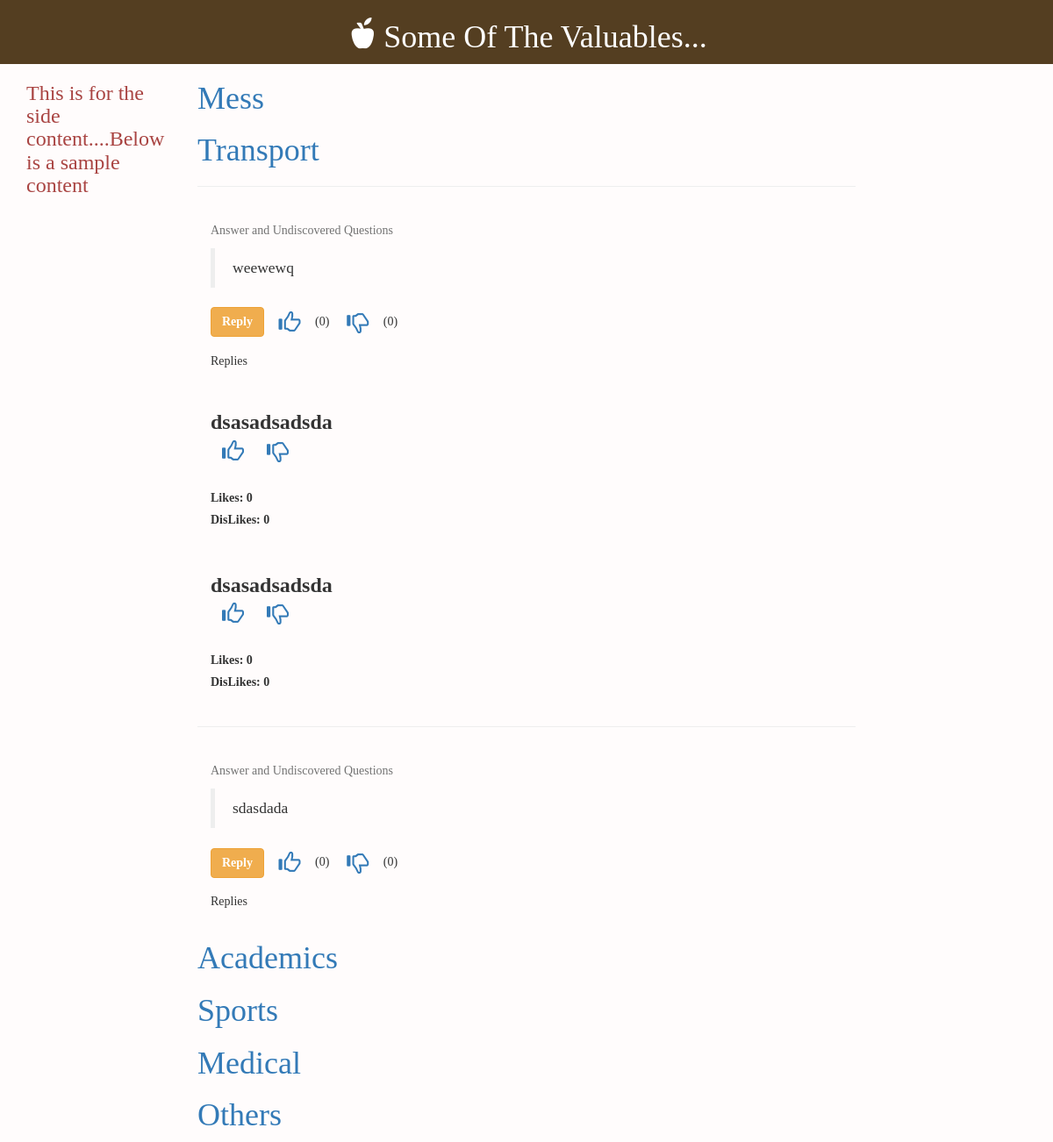
Before: /questions.php with the older database file.
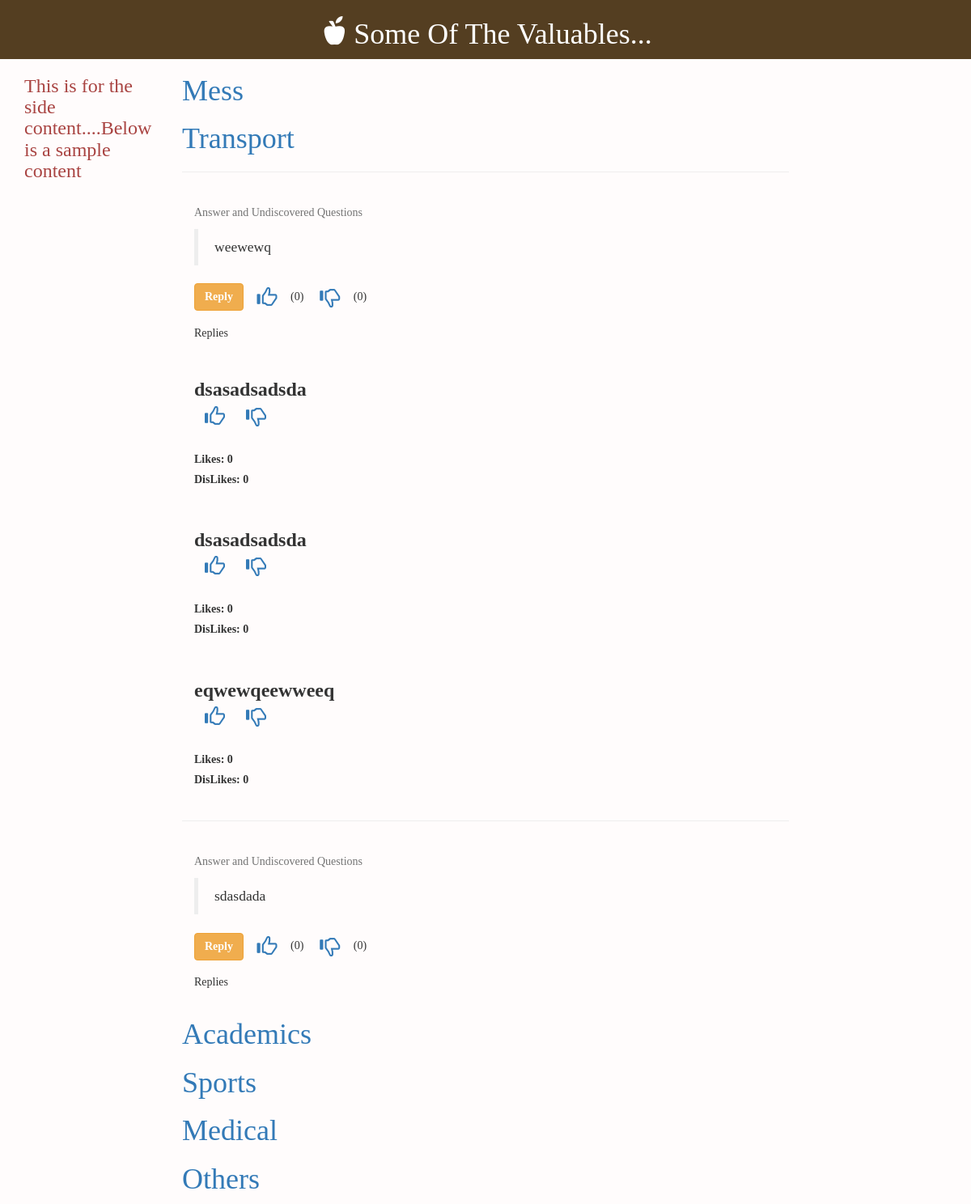
After: the same page with the newer database file.
### tables this page shows
CREATE TABLE `question` (
  `question_id` int(11) NOT NULL AUTO_INCREMENT,
  `user_id` int(11) NOT NULL,
  `question` text NOT NULL,
  `upvotes` int(11) NOT NULL,
  `downvotes` int(11) NOT NULL,
  `score` double NOT NULL,
  `reg_time` timestamp NOT NULL DEFAULT CURRENT_TIMESTAMP,
  `question_heading` text,
  `tags` varchar(128) NOT NULL,
  PRIMARY KEY (`question_id`)
);

CREATE TABLE `replies` (
  `reply_id` int(11) NOT NULL AUTO_INCREMENT,
  `quest_id` int(11) NOT NULL,
  `user_id` int(11) NOT NULL,
  `reply` text NOT NULL,
  `upvotes` int(11) DEFAULT NULL,
  `downvotes` int(11) DEFAULT NULL,
  `score` double DEFAULT NULL,
  `reg_time` timestamp NOT NULL DEFAULT CURRENT_TIMESTAMP,
  PRIMARY KEY (`reply_id`)
);

### function.php (called while the page is built, shortened)
<?php
function get_reply($reply_id)
{
  include 'connectuser.php';
    $query="SELECT * FROM replies WHERE reply_id='$reply_id'";
    $result=mysqli_query($conn,$query);
    $row=mysqli_fetch_array($result);
    $reply=$row[3];
    return $reply;
}
?>

### questions.php (the view, shortened to what this page needs)
<?php
include 'notification.php';
$tags=array("Mess","Transport","Academics","Sports","Medical","Others");
?>
<html>
	<head>
		<link href="css/bootstrap.min.css" rel="stylesheet">
	    <link rel="stylesheet" href="https://cdnjs.cloudflare.com/ajax/libs/bootstrap-select/1.7.5/css/bootstrap-select.min.css">
	    <link href="question_display.css" rel="stylesheet">
	</head>
	<body>
		<div id="jumbotron">
			<div class="container">
				</span><h1 id="header_heading"><span class="glyphicon glyphicon-apple" id="logo"></span>Some Of The Valuables...</h1></span>
			</div>
		</div>
		<div class="container">
			<div class="row">
				<div class="col-md-2">
					<h3 class="text-danger"> This is for the side content....Below is a sample content </h3>
				</div>
				<div class="col-md-8" bgcolor="#eee">
				    <?php
				   for($i=1;$i<=6;$i++)
				    {
				    	$counter=$tags[$i-1];
				    	$query="SELECT * FROM question
                         WHERE tags='$counter'
						 ORDER BY score DESC
						 LIMIT 0,4
						 ";
				         $result=mysqli_query($conn,$query);
				          ?>
				    	<h1><?php echo "<a href='question_option.php?tag_id=".
						    $i."'>".$tags[$i-1]."</a>";?></h1>
						    <?php
				    while($row=mysqli_fetch_array($result))
					{
						?>
						         <hr id="hr_top">
					   			<div id="card">
						   			<p class="help-block" id="heading_helpblock">Answer and Undiscovered Questions</p>
									<p>
						   			<blockquote><?php echo $row[2];?></blockquote>
									</p>
									<?php
										$question_id = $row['question_id'];
										$like_query = "SELECT COUNT(*) AS cntLikes FROM like_unlike WHERE type=1 and question_id=".$question_id;
					                    $like_result = mysqli_query($conn,$like_query);
					                    $like_row = mysqli_fetch_array($like_result);
					                    $total_likes = $like_row['cntLikes'];
					                    $unlike_query = "SELECT COUNT(*) AS cntUnlikes FROM like_unlike WHERE type=0 and question_id=".$question_id;
					                    $unlike_result = mysqli_query($conn,$unlike_query);
					                    $unlike_row = mysqli_fetch_array($unlike_result);
					                    $total_dislikes = $unlike_row['cntUnlikes'];
										$my_id=$_SESSION['user_id'];
									?>
							       	<form method="post" >
										<div class="form-group">
								       		<button type="button" class="btn btn-warning" data-toggle="modal" data-target="#modal-<?php echo $question_id; ?>" name="reply"><strong>Reply</strong></button>
								       		<button type="button" class="btn btn-link like" id="like-<?php echo $question_id."-".$my_id;?>"><span class="glyphicon glyphicon-thumbs-up" id="logo1"></span></button>&nbsp;(<span id="showL<?php echo $question_id;?>"><?php echo $total_likes; ?></span>)&nbsp;
								       		<button type="button" class="btn btn-link dislike" id="dislike-<?php echo $question_id."-".$my_id ;?>"><span class="glyphicon glyphicon-thumbs-down" id="logo1"></span></button>&nbsp;(<span id="showD<?php echo $question_id;?>"><?php echo $total_dislikes;?></span>)&nbsp;
							   			</div>
							       	</form>
							       	<?php
							       	$quest_id=$row[0];
							       	$query2="SELECT * FROM replies WHERE quest_id='$quest_id'
							       	ORDER BY score DESC LIMIT 0,4";
							       	$result2=mysqli_query($conn,$query2);
							       	echo "Replies";
							       	while($row2=mysqli_fetch_array($result2))
							       	{
                                         $user_id=$row2[2];
                                         $username=get_user2($user_id);
                                         $get_user_id2 = $row2['user_id'];
										$like_query = "SELECT COUNT(*) AS cntLikes FROM like_unlike_reply WHERE type=1 and reply_id=".$row2[0];
					                    $like_result = mysqli_query($conn,$like_query);
					                    $like_row = mysqli_fetch_array($like_result);
					                    $total_likes1 = $like_row['cntLikes'];
					                    $unlike_query = "SELECT COUNT(*) AS cntUnlikes FROM like_unlike_reply WHERE type=0 and reply_id=".$row2[0];
					                    $unlike_result = mysqli_query($conn,$unlike_query);
					                    $unlike_row = mysqli_fetch_array($unlike_result);
					                    $total_dislikes1 = $unlike_row['cntUnlikes'];
                                         ?>
                                        	<h3><strong>
								         	<?php
							             		echo '<a href="user_profile.php?userId='.$get_user_id2.'">'.$username.'</a><br />';
							             	$reply_print=get_reply($row2[0]);
							             	echo $reply_print;
								   	        ?></strong>
								   	        <form method="post">
								   	        <button type="button" class="btn btn-link reply_like" id="replyLike-<?php echo $row2[0]."-".$my_id;?>"><span class="glyphicon glyphicon-thumbs-up" id="logo1"></span></buttonuser_id=$row2[2];
								       		<button type="button" class="btn btn-link reply_dislike" id="replyDislike-<?php echo $row2['reply_id']."-".$_SESSION['user_id'];?>"><span class="glyphicon glyphicon-thumbs-down" id="logo1"></span></button><br/>
								       		</h3>
								       		<label id="label-like-<?php echo $row2['reply_id'];?>">Likes:  <?php echo $total_likes1;?></label><br/>
								       		<label id="label-dislike-<?php echo $row2['reply_id'];?>">DisLikes:  <?php echo $total_dislikes1;?></label><br/>
								   	        <?php
							       	}
							       	?>
								</div>
					<?php
					}
				}
						?>
				</div>
			</div>
		</div>
	</body>
</html>

### question_display.css (style rules this page uses)
* { font-family: q_serif; }
body { background-color: #fffcfc; }
#heading_helpblock { margin-bottom: 0; }
#logo { font-size: 35px; color: #fff; display: inline-block; margin-right: 8px; }
#jumbotron { text-align: center; background-color: #543e21; }
#header_heading { color: #fff; }
#card { padding: 2%; }
#hr_top { background-color: #e6eaef; }
#logo1 { font-size: 25px; }

Changed rows visible on the page:
added replies: reply_print "eqwewqeewweeq", total_likes1 "0", total_dislikes1 "0", shown under question "weewewq"
